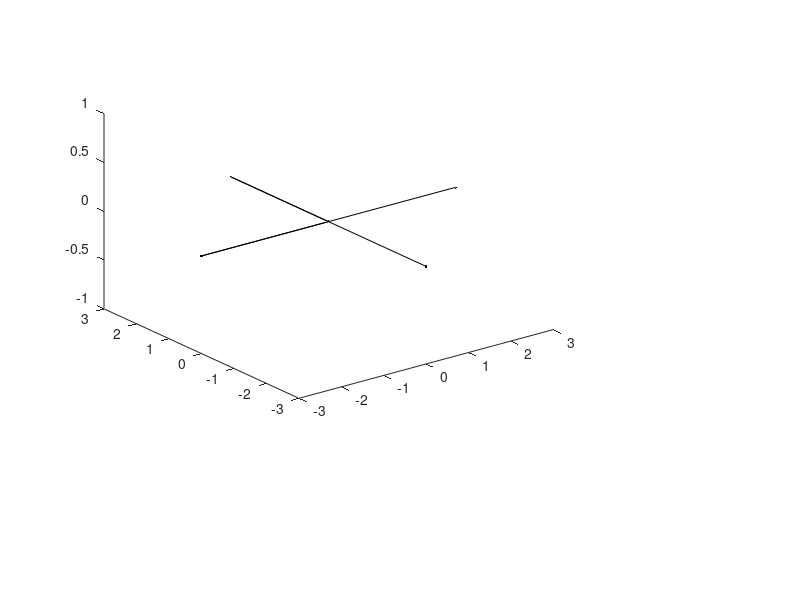

MATLAB code for this plot: (Note: this script raises an error after producing the figure.)
f1 = figure('units','normalized','outerposition',[0 0 1 1]); 

% Drone shape definition
Drone = [ 3 -3 0 0  0        
          0  0 0 3 -3        
          0  0 0 0  0];       
RotatedDrone = Drone;
% Main plot for 3D simulation
droneView = subplot(4,4,[1 2 3 5 6 7 9 10 11]);
p = plot3(RotatedDrone(1,:,1),RotatedDrone(2,:,1),RotatedDrone(3,:,1),'k.-');
animLine = animatedline('MaximumNumPoints',1000,...
                        'Color','r');
xlabel('x');ylabel('y');zlabel('z')
axisLim = 60;
axis([-axisLim 30 -axisLim 30 0 axisLim]);
grid on;
grid minor;
hold on
position1=[0,0,0];

angle1=[out.attitudes(1,1),out.attitudes(2,2),out.attitudes(3,3)];

numsteps = 50;
num_steps_available = min(100, size(out.position, 1)); % Adjust the loop limit
for i = 1:num_steps_available
%     phi = out.attitudes(i,1);
%     theta = out.attitudes(i,2);
%     psi = out.attitudes(i,2);
    
    angle(:,1) = out.attitudes(:,1);  % phi 
    angle(:,2) = out.attitudes(:,2);  % theta
    angle(:,3) = out.attitudes(:,3);  % psi
%     angle(i,2)
    position(:,1) = out.position(:,1);
    position(:,2) = out.position(:,2);
    position(:,3) = -out.position(:,3);
    
    thershold = 10e-5;
    road = trajectory(position1,position(i,:),numsteps);
    angles = trajectory(angle1,angle(i,:),numsteps);
    angles(abs(angles)<thershold)=0;

    for j=1:1:numsteps
        phi = angles(j,1);
        theta = angles(j,2);
        psi = angles(j,3);
        % Defining 3rd column of rotation matrix
        R(:) = [cos(psi)*sin(theta)*cos(phi)+sin(psi)*sin(phi);
                sin(psi)*sin(theta)*cos(phi)-cos(psi)*sin(phi);
                cos(theta)*cos(phi)];
        % Defining the three rotation matrices for 3d plotting
        Rx(:,:,1) = [ 1 0 0;
                      0 cos(phi) sin(phi);
                      0 -sin(phi) cos(phi)];
        Ry(:,:,1) = [cos(theta) 0 -sin(theta);
                     0 1 0;
                     sin(theta) 0 cos(theta)];
        Rz(:,:,1) = [cos(psi) sin(psi) 0;
                     -sin(psi) cos(psi) 0;
                     0 0 1];
        %% Plotting
        % 3d drone plot
    
        axisLim = 10/0.5;
    
        % Rotation of drone
        RotatedDrone(:,:) = Rx(:,:,1)'*Ry(:,:,1)'*Rz(:,:,1)*(Drone) + transpose(road(j,:));
        set(p, 'XData', RotatedDrone(1,:), ...
               'YData', RotatedDrone(2,:), ...
               'ZData', RotatedDrone(3,:));          
        % Drone's trail
        addpoints(animLine,road(j,1),road(j,2),road(j,3));
        drawnow;
    end
    position1=position(i,:);
    angles1=angle(i,:);
end
